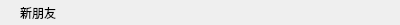
<?xml version="1.0" encoding="UTF-8"?>
<ui version="4.0">
 <class>GroupTipItem</class>
 <widget class="QWidget" name="GroupTipItem">
  <property name="geometry">
   <rect>
    <x>0</x>
    <y>0</y>
    <width>400</width>
    <height>25</height>
   </rect>
  </property>
  <property name="minimumSize">
   <size>
    <width>0</width>
    <height>25</height>
   </size>
  </property>
  <property name="maximumSize">
   <size>
    <width>16777215</width>
    <height>25</height>
   </size>
  </property>
  <property name="windowTitle">
   <string>Form</string>
  </property>
  <layout class="QHBoxLayout" name="horizontalLayout">
   <property name="spacing">
    <number>0</number>
   </property>
   <property name="leftMargin">
    <number>20</number>
   </property>
   <property name="topMargin">
    <number>0</number>
   </property>
   <property name="rightMargin">
    <number>0</number>
   </property>
   <property name="bottomMargin">
    <number>0</number>
   </property>
   <item>
    <widget class="QLabel" name="label">
     <property name="text">
      <string>新朋友</string>
     </property>
    </widget>
   </item>
  </layout>
 </widget>
 <resources/>
 <connections/>
</ui>
